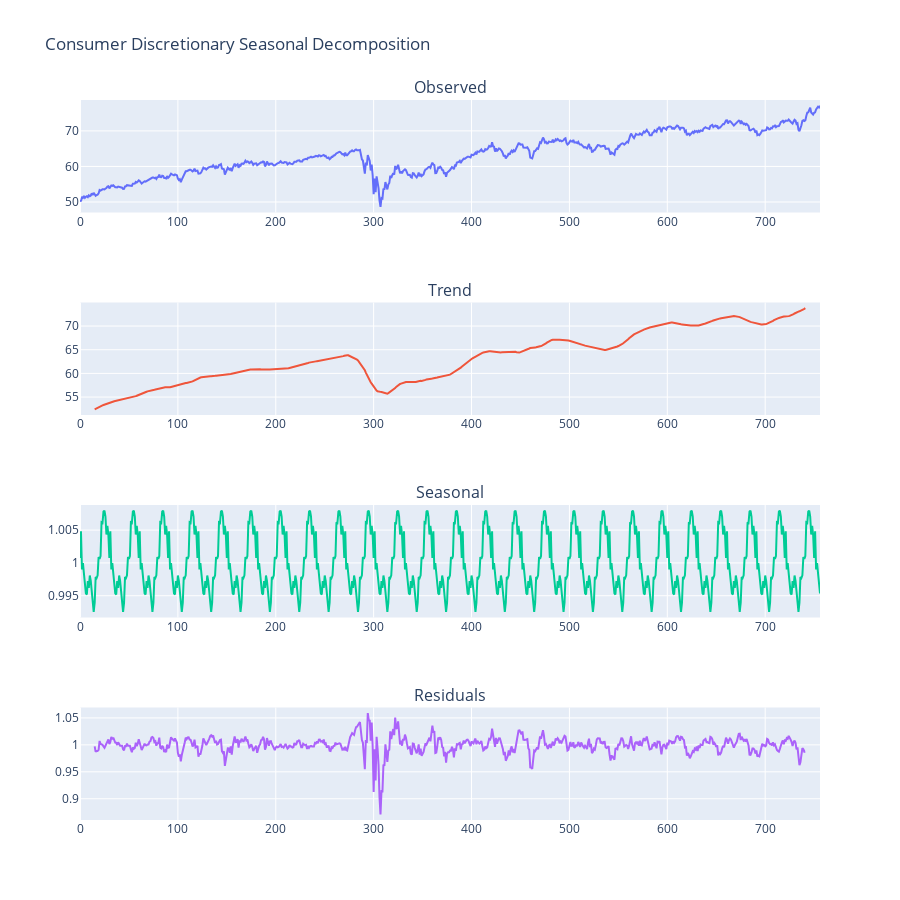

The code cell stored with this chart in its notebook:
### Code cell
#Looking at trend and seasonality from time series
result = seasonal_decompose(consumer_discretionary_list, model='multiplicative', freq=30)
consumer_discretionary_seasonal = plot_seasonal_decompose(result)
consumer_discretionary_seasonal.update_layout(title='Consumer Discretionary Seasonal Decomposition')

### Figure 1 — Plotly figure (JSON) as saved in the notebook; plotly's stock layout.template omitted (floating-point values rounded to 4 significant figures; data arrays with more than 128 entries replaced by an {"elided": "..."} marker saying what was removed)
{"data": [{"mode": "lines", "name": "Observed", "type": "scatter", "x": {"elided": "757 int values"}, "xaxis": "x", "y": {"elided": "757 float values"}, "yaxis": "y"}, {"mode": "lines", "name": "Trend", "type": "scatter", "x": {"elided": "757 int values"}, "xaxis": "x2", "y": {"elided": "757 float values"}, "yaxis": "y2"}, {"mode": "lines", "name": "Seasonal", "type": "scatter", "x": {"elided": "757 int values"}, "xaxis": "x3", "y": {"elided": "757 float values"}, "yaxis": "y3"}, {"mode": "lines", "name": "Residual", "type": "scatter", "x": {"elided": "757 int values"}, "xaxis": "x4", "y": {"elided": "757 float values"}, "yaxis": "y4"}], "layout": {"annotations": [{"font": {"size": 16}, "showarrow": false, "text": "Observed", "x": 0.5, "xanchor": "center", "xref": "paper", "y": 1, "yanchor": "bottom", "yref": "paper"}, {"font": {"size": 16}, "showarrow": false, "text": "Trend", "x": 0.5, "xanchor": "center", "xref": "paper", "y": 0.7188, "yanchor": "bottom", "yref": "paper"}, {"font": {"size": 16}, "showarrow": false, "text": "Seasonal", "x": 0.5, "xanchor": "center", "xref": "paper", "y": 0.4375, "yanchor": "bottom", "yref": "paper"}, {"font": {"size": 16}, "showarrow": false, "text": "Residuals", "x": 0.5, "xanchor": "center", "xref": "paper", "y": 0.1562, "yanchor": "bottom", "yref": "paper"}], "height": 900, "margin": {"t": 100}, "showlegend": false, "title": {"text": "Consumer Discretionary Seasonal Decomposition"}, "xaxis": {"anchor": "y", "domain": [0, 1]}, "xaxis2": {"anchor": "y2", "domain": [0, 1]}, "xaxis3": {"anchor": "y3", "domain": [0, 1]}, "xaxis4": {"anchor": "y4", "domain": [0, 1]}, "yaxis": {"anchor": "x", "domain": [0.8438, 1]}, "yaxis2": {"anchor": "x2", "domain": [0.5625, 0.7188]}, "yaxis3": {"anchor": "x3", "domain": [0.2812, 0.4375]}, "yaxis4": {"anchor": "x4", "domain": [0, 0.1562]}}}
